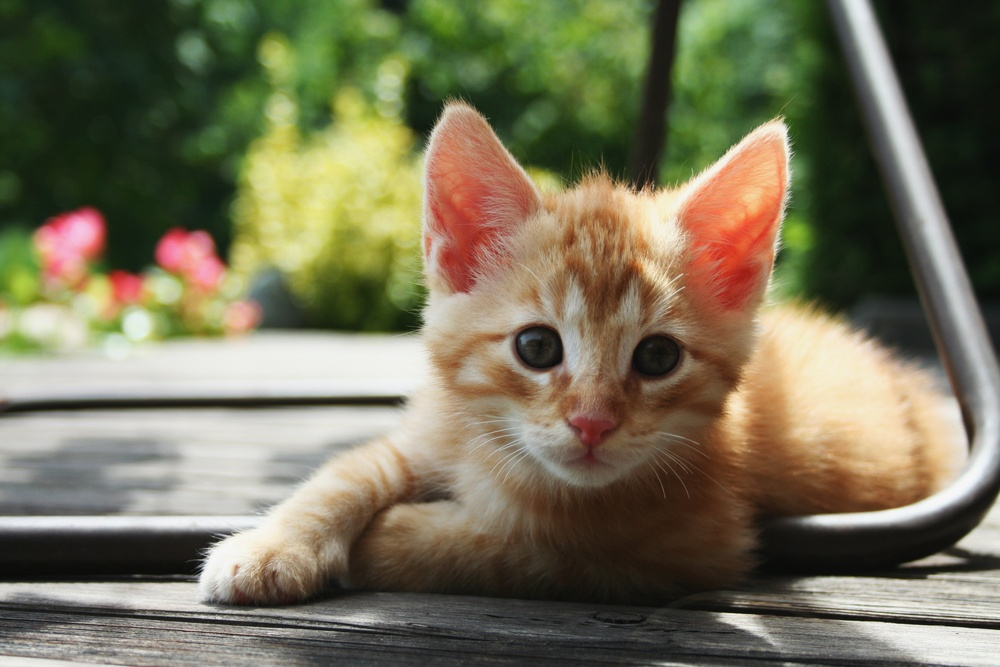
#> input picture computer_vision/cat.jpg, 1000 x 667 px, shrunk from 3456 x 2304 before the run
$ jupyter execute image.ipynb
#> lines starting #> are read from the running program, lines starting #| are printed output that depends on the picture
[cell 1]
import cv2
import numpy as np
from PIL import Image
import matplotlib.pyplot as plt

[cell 2]
smiley_matrix = np.array([
    [0, 0, 0, 0, 0, 0, 0, 0, 0],
    [0, 1, 1, 1, 0, 1, 1, 1, 0],
    [0, 1, 0, 1, 0, 1, 0, 1, 0],
    [0, 1, 1, 1, 0, 1, 1, 1, 0],
    [0, 0, 0, 0, 0, 0, 0, 0, 0],
    [0, 0, 0, 0, 0, 0, 0, 0, 0],
    [0, 0, 1, 0, 0, 0, 1, 0, 0],
    [0, 0, 0, 1, 1, 1, 0, 0, 0],
    [0, 0, 0, 0, 0, 0, 0, 0, 0],
])
plt.imshow(smiley_matrix, cmap='gray')
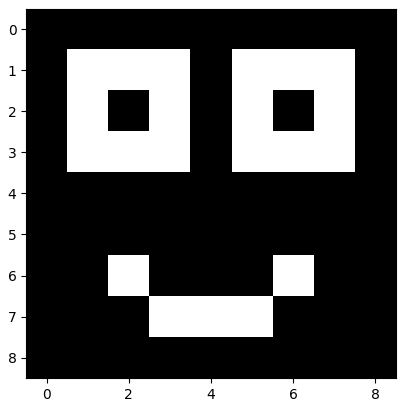
#> figure drawn by matplotlib, 1 panel

[cell 3]
cat = cv2.imread("cat.jpg")
#> cat is the input picture: shape (667, 1000, 3); mean B, G, R 88.4, 113.9, 118.2

[cell 4]
plt.imshow(cat)
plt.axis('off')
plt.show()

[cell 5]
cat_color_converted = cv2.cvtColor(cat, cv2.COLOR_BGR2RGB)
plt.imshow(cat_color_converted)
plt.axis('off')

[cell 6]
cat_color_grey = cv2.cvtColor(cat, cv2.COLOR_BGR2GRAY)
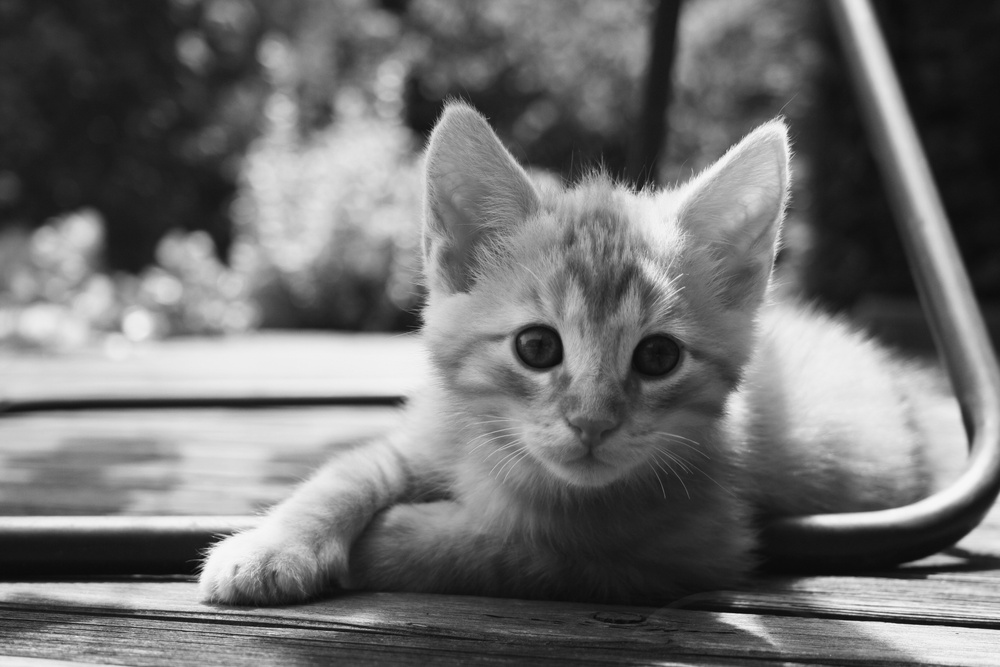
#> cat_color_grey: shape (667, 1000); min 7, max 250, mean 112.3
plt.imshow(cat_color_grey, cmap='gray')
plt.axis('off')

[cell 7]
plt.imshow(np.hstack([cat, cat_color_converted]))
plt.axis('off')
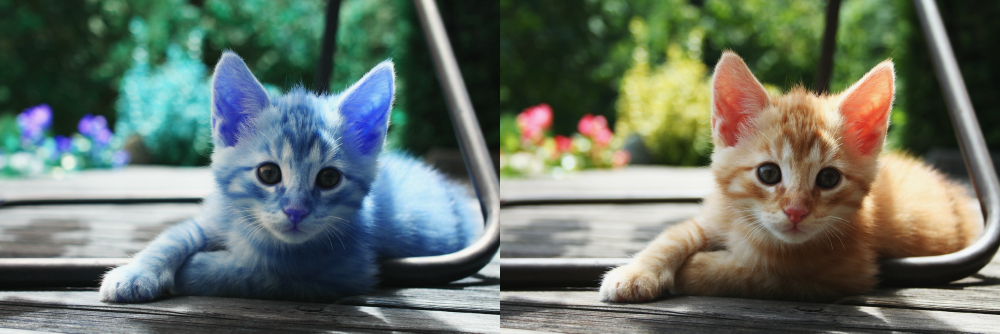
#> shown: shape (667, 2000, 3) (shown at 1/2 size); mean R, G, B 103.3, 113.9, 103.3

[cell 8]
ninja = Image.open('ninja.png')
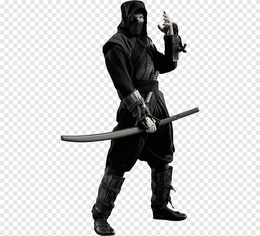
#> input picture computer_vision/ninja.png, 260 x 236 px, shrunk from 900 x 814 before the run
#> ninja is the input picture: PIL image 260x236 RGB; mean R, G, B 201.8, 201.6, 201.4
ninja
